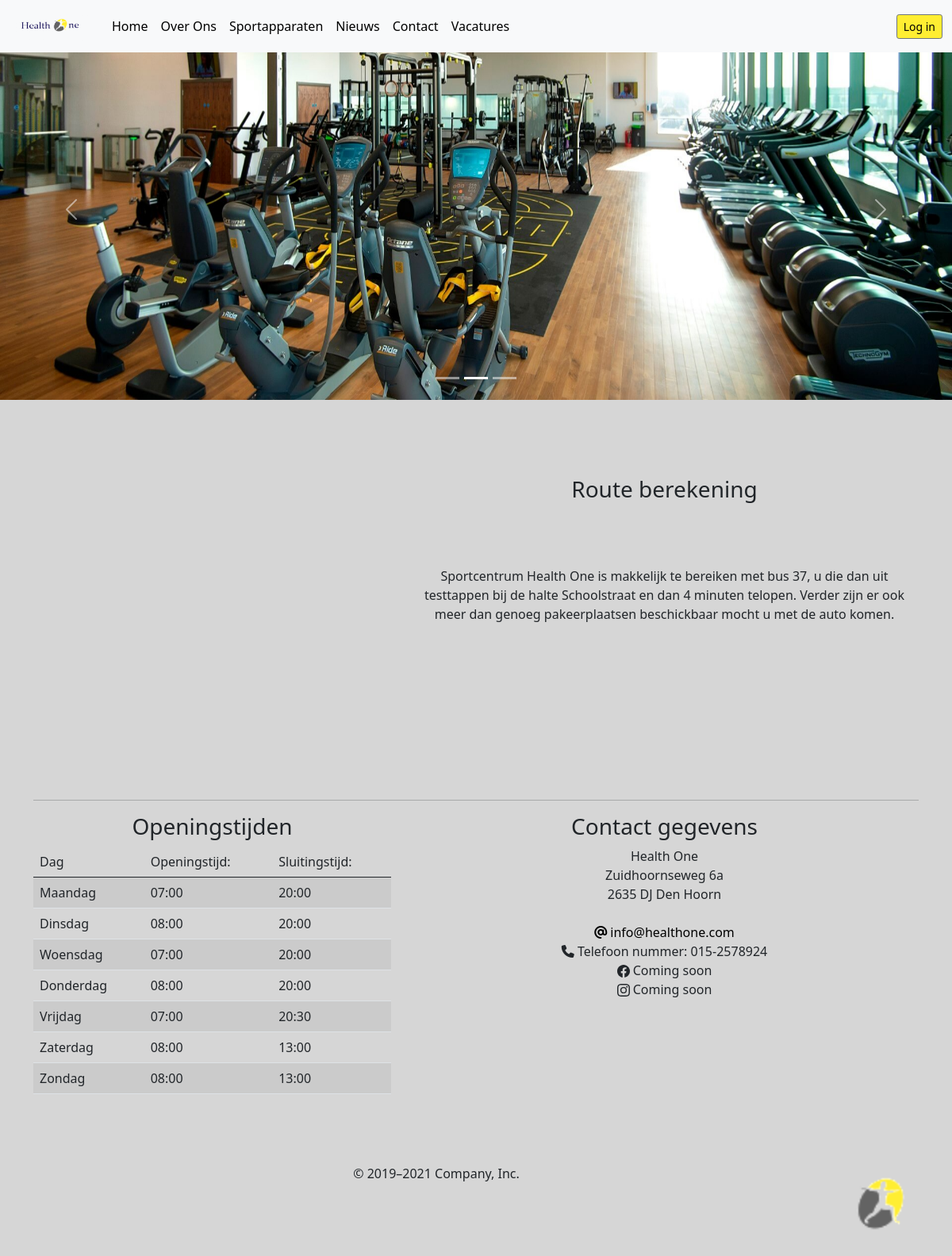
The app's page /contact with its own data.
### tables this page shows
CREATE TABLE `opening_hours` (
  `id` int(11) NOT NULL,
  `day` varchar(255) NOT NULL,
  `open_time` varchar(255) NOT NULL,
  `closing_time` varchar(255) NOT NULL
);

### Modules/Times.php (called while the page is built)
<?php
function getTimes()
{
    global $pdo;
    $query=$pdo->prepare("SELECT * FROM opening_hours");
    $query->execute();
    $result=$query->fetchAll(PDO::FETCH_CLASS,"Time" );
    return $result;
}

### Templates/contact.php (the view, shortened to what this page needs)
<!DOCTYPE html>
    <html lang="en">
    <body>
    <?php
    include_once('defaults/head.php');
    include_once('defaults/menu.php');
    ?>
            <main>
                <div id="myCarousel" class="carousel slide" data-bs-ride="carousel">
                    <div class="carousel-indicators">
                        <button type="button" data-bs-target="#myCarousel" data-bs-slide-to="0" class="" aria-label="Slide 1"></button>
                        <button type="button" data-bs-target="#myCarousel" data-bs-slide-to="1" aria-label="Slide 2" class="active" aria-current="true"></button>
                        <button type="button" data-bs-target="#myCarousel" data-bs-slide-to="2" aria-label="Slide 3" class=""></button>
                    </div>
                    <div class="carousel-inner">
                        <div class="carousel-item active">
                            <img class="bd-placeholder-img bg-carousel" src="/Pictures/pic9.jpg" alt="pic1" aria-hidden="true" preserveAspectRatio="xMidYMid slice" focusable="false">
                        </div>
                    </div>
                    <button class="carousel-control-prev" type="button" data-bs-target="#myCarousel" data-bs-slide="prev">
                        <span class="carousel-control-prev-icon" aria-hidden="true"></span>
                    </button>
                    <button class="carousel-control-next" type="button" data-bs-target="#myCarousel" data-bs-slide="next">
                        <span class="carousel-control-next-icon" aria-hidden="true"></span>
                    </button>
                </div>
                <br>
                <br>
                <br>
                <div class="container">
                    <div class="row featurette">
                        <div class="col-md-7 order-md-2">
                            <br>
                            <h3> Route berekening </h3>
                            <br>
                            <br>
                            <br>
                            <p>
                                Sportcentrum Health One is makkelijk te bereiken met bus 37, u die dan uit testtappen bij de halte Schoolstraat en dan 4 minuten telopen.
                                Verder zijn er ook meer dan genoeg pakeerplaatsen beschickbaar mocht u met de auto komen.
                            </p>
                        </div>
                        <div class="col-md-5 order-md-1">
                            <p>
                                <iframe src="https://www.google.com/maps/embed?pb=!1m18!1m12!1m3!1d2456.6391890218893!2d4.330076815787973!3d51.
                                    9952296797182!2m3!1f0!2f0!3f0!3m2!1i1024!2i768!4f13.1!3m3!1m2!1s0x47c5b44d61a108cf%3A0xf69943896f1def32!2sZuidhoornseweg
                                    %206A%2C%202625dj%2C%202625%20DV%20Den%20Hoorn!5e0!3m2!1sen!2snl!4v1634412179669!5m2!1sen!2snl" width="550" height="400" style="border:0;" allowfullscreen="" loading="lazy">
                                </iframe>
                            </p>
                        </div>
                    </div>
                    <hr>
                    <div class="row featurette">
                        <div class="times col-md-5 order-md-1">
                            <h3>Openingstijden</h3>
                            <table class="table table-striped">
                                <thead>
                                <tr>
                                    <td>Dag</td>
                                    <td>Openingstijd:</td>
                                    <td>Sluitingstijd:</td>
                                </tr>
                                </thead>
                                <tbody>
                                <?php global $times ?>
                                <?php foreach ($times as $time): ?>
                                    <tr>
                                        <td><?= $time->day; ?></td>
                                        <td><?= $time->open_time;?></td>
                                        <td><?= $time->closing_time;?></td>
                                    </tr>
                                <?php endforeach; ?>
                                </tbody>
                            </table>
                        </div>
                        <div class="col-md-7 order-md-2">
                            <h3>Contact gegevens</h3>
                            <p>
                                Health One
                                <br>
                                Zuidhoornseweg 6a
                                <br>
                                2635 DJ Den Hoorn
                                <br>
                                <br>
                                <a href="mailto:info@healthone.com" target="_blank">
                                    <i class="fas fa-at"></i> info@healthone.com
                                </a>
                                <br>
                                <i class="fas fa-phone"></i> Telefoon nummer: 015-2578924
                                <br>
                                 Coming soon
                                <br>
                                 Coming soon
                            </p>
                        </div>
                    </div>
                </div>
            </main>
        <br>
        <br>
        <br>
    <?php
        include_once ('defaults/footer.php');
    ?>
    </body>
</html>

### public/index.php (shortened to what this page needs)
<?php
require '../Modules/Database.php';
require '../Modules/Times.php';
var_dump($_SESSION);
$request = $_SERVER['REQUEST_URI'];
$params = explode("/", $request);
switch ($params[1]) {
    case 'contact':
        $times = getTimes();
        include_once "../Templates/contact.php";
        break;
}

### Templates/defaults/head.php (shortened to what this page needs)
<head>
    <link rel="stylesheet" href="/bootstrap-5/css/bootstrap.css">
    <link rel="stylesheet" href="/bootstrap-5/css/bootstrap.min.css">
    <link rel="stylesheet" href="/bootstrap-5/css/main.css">
</head>

### Templates/defaults/menu.php (shortened to what this page needs)
<nav class="navbar navbar-expand-md navbar-light fixed-top bg-light">
    <div class="container-fluid">
        <a class="navbar-brand" href="/home"><img id="logo" src="/Pictures/New Project.png" alt="logo"></a>
        <div class="collapse navbar-collapse" id="navbarCollapse">
            <ul class="navbar-nav me-auto mb-2 mb-md-0">
                <li class="nav-item">
                    <a class="nav-link " aria-current="page" href="/home">Home</a>
                </li>
                <li class="nav-item">
                    <a class="nav-link " aria-current="page" href="/overOns">Over Ons</a>
                </li>
                <li class="nav-item">
                    <a class="nav-link " aria-current="page" href="/categories">Sportapparaten</a>
                </li>
                <li class="nav-item">
                    <a class="nav-link " aria-current="page" href="/nieuwsFeed">Nieuws</a>
                </li>
                <li class="nav-item">
                    <a class="nav-link " aria-current="page" href="/contact">Contact</a>
                </li>
                <li class="nav-item">
                    <a class="nav-link " aria-current="page" href="/vacatures">Vacatures</a>
                </li>
            </ul>
        </div>
        <a class="btn btn-sm btn-outline-secondary yellow" href="/logIn">Log in</a>
    </div>
</nav>

### Templates/defaults/footer.php
<footer class="container">
    <p class="float-end"><a href="/#"><img class="logo" src="/Pictures/logo3.png"></a></p>
    <p>© 2019–2021 Company, Inc.</p>
</footer>

### records on screen
opening_hours: day "Maandag", open_time "07:00", closing_time "20:00"
opening_hours: day "Dinsdag", open_time "08:00", closing_time "20:00"
opening_hours: day "Woensdag", open_time "07:00", closing_time "20:00"
opening_hours: day "Donderdag", open_time "08:00", closing_time "20:00"
opening_hours: day "Vrijdag", open_time "07:00", closing_time "20:30"
opening_hours: day "Zaterdag", open_time "08:00", closing_time "13:00"
opening_hours: day "Zondag", open_time "08:00", closing_time "13:00"
